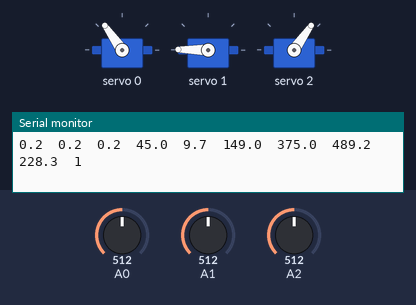
The sketch below on a simulated Arduino Uno, built with avr-gcc and run on an emulated ATmega328P. On the bench: 3 × servo, the last lines printed to the serial monitor. The test bench sets the inputs (shaded band); at power-on: A0 = 512, A2 = 512, A1 = 512.

Above: at 1.2 s.
1.3 s: A0 set to 122
At 2.4 s:
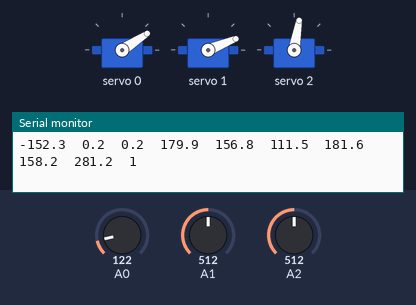
2.8 s: A2 set to 529
At 3.5 s:
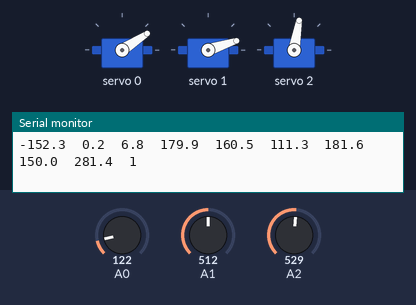
4.3 s: A1 set to 533
At 5.8 s:
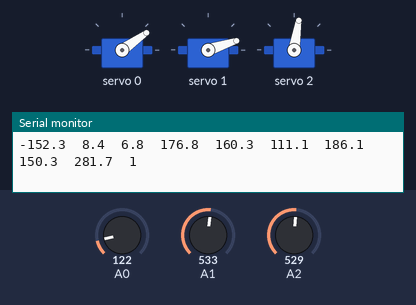
7.3 s: A1 set to 754
At 7.9 s:
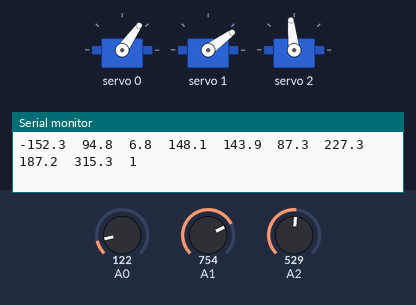
8.8 s: A1 set to 779
At 10.0 s:
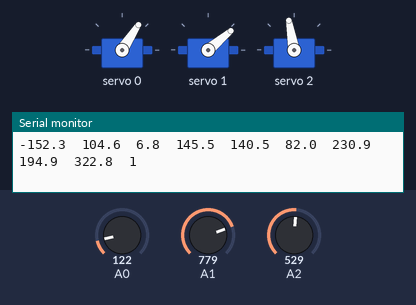
10.3 s: A0 set to 0
At 11.4 s:
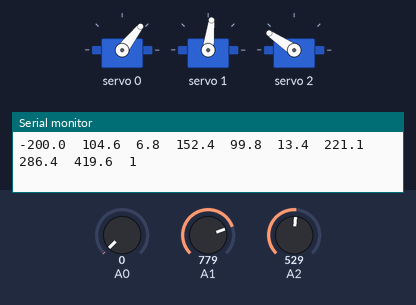
Timing chart, 0 to 12.8 s (numbered marks = the images above; inputs shaded):
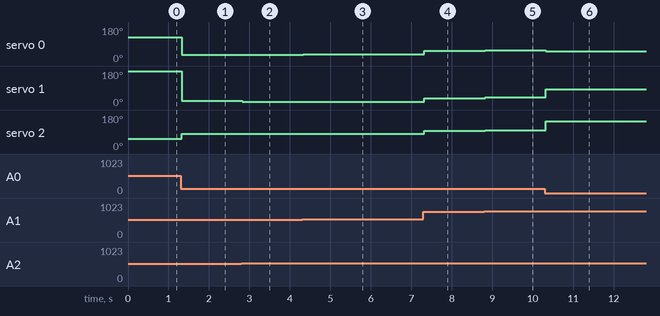

The sketch:

Servo_Calib_THREE_25KG_POT_IK_WORKING.ino
```cpp
#include <Wire.h>
#include <Adafruit_PWMServoDriver.h>

Adafruit_PWMServoDriver pca(0x40);

// ===== Pots for XYZ =====
#define POT_X A0
#define POT_Y A1
#define POT_Z A2

// ===== PCA channels: joint1/2/3 =====
struct ServoCal {
  uint8_t ch;
  float centerPulse;       // ticks at true mechanical 90°
  float pulsesPerDegree;   // ticks/deg
  float pulseMin;
  float pulseMax;
  bool reversed;
};

// You said all seem reversed -> set all true here
ServoCal hip   = {0, 310.5f, 1.433f, 150.0f, 650.0f, true};
ServoCal knee  = {1, 308.5f, 2.25f,  150.0f, 650.0f, true};
ServoCal ankle = {2, 311.5f, 1.41f,  150.0f, 650.0f, true};

// ===== IK geometry (mm) =====
const float A = 76.0f;   // link A
const float B = 99.0f;   // link B
const float L = 52.0f;   // hip offset

// ---------- helpers ----------
static inline float clampf(float v, float lo, float hi) {
  if (v < lo) return lo;
  if (v > hi) return hi;
  return v;
}

static inline float acosSafe(float x) {
  return acosf(clampf(x, -1.0f, 1.0f));
}

static inline float potToSigned100(uint8_t pin) {
  int raw = analogRead(pin);              // 0..1023
  // map to [-100, +100] as float with max resolution
  return (raw * (400.0f / 1023.0f)) - 200.0f;
}

static inline float angleToPulseFloat(const ServoCal& s, float angleDeg) {
  angleDeg = clampf(angleDeg, 0.0f, 180.0f);
  float delta = angleDeg - 90.0f;
  float pulse = s.centerPulse + (s.reversed ? -delta : +delta) * s.pulsesPerDegree;
  return clampf(pulse, s.pulseMin, s.pulseMax);
}

static inline uint16_t pulseToTicks(float pulse) {
  // PCA9685 expects integer tick counts; round-to-nearest
  return (uint16_t)(pulse + 0.5f);
}

// Returns true if reachable-ish; still provides clamped solution either way
bool legIK(float x, float y, float z, float &theta1Deg, float &theta2Deg, float &theta3Deg) {
  // Hip yaw
  float R = sqrtf(x * x + y * y);
  float theta1 = atan2f(y, x); // radians

  // Offset then planar solve in (D, -z)
  float D = R - L;
  float down = -z;             // with z up, negative z means down; down becomes positive
  float C = sqrtf(D * D + down * down);

  // Reachability checks for a 2-link arm
  const float Cmax = A + B;
  const float Cmin = fabsf(A - B);
  bool reachable = (C >= Cmin && C <= Cmax);

  // Clamp C slightly into [Cmin, Cmax] to avoid NaNs and keep motion stable
  float Cc = clampf(C, Cmin, Cmax);

  float g = atan2f(D, down);   // radians (matches your atan2(D, -z))

  // Law of cosines
  float b = acosSafe((A*A + Cc*Cc - B*B) / (2.0f * A * Cc));  // radians
  float h = acosSafe((A*A + B*B - Cc*Cc) / (2.0f * A * B));   // radians

  float theta2 = b + g;        // radians
  float theta3 = (float)M_PI - h; // radians; equivalent to 180 - h(deg)

  theta1Deg = theta1 * 180.0f / PI;
  theta2Deg = theta2 * 180.0f / PI;
  theta3Deg = theta3 * 180.0f / PI;

  // Optional: constrain to servo range expectations
  theta1Deg = clampf(theta1Deg, 0.0f, 180.0f);
  theta2Deg = clampf(theta2Deg, 0.0f, 180.0f);
  theta3Deg = clampf(theta3Deg, 0.0f, 180.0f);

  return reachable;
}

void setup() {
  Serial.begin(115200);
  Wire.begin();

  pca.begin();
  pca.setPWMFreq(50);

  // Serial Plotter header (safe if ignored)
  Serial.println("x\ty\tz\tt1\tt2\tt3\tp1\tp2\tp3\treach");
}

void loop() {
  // Pots -> XYZ in [-100, +100]
  float x = potToSigned100(POT_X);
  float y = potToSigned100(POT_Y);
  float z = potToSigned100(POT_Z);

  // IK -> angles
  float t1, t2, t3;
  bool reach = legIK(x, y, z, t1, t2, t3);

  // Angles -> pulses
  float p1 = angleToPulseFloat(hip,   t1);
  float p2 = angleToPulseFloat(knee,  t2);
  float p3 = angleToPulseFloat(ankle, t3);

  // Drive servos (int ticks at the last step)
  pca.setPWM(hip.ch,   0, pulseToTicks(p1));
  pca.setPWM(knee.ch,  0, pulseToTicks(p2));
  pca.setPWM(ankle.ch, 0, pulseToTicks(p3));

  // Plotter-friendly output: tab-separated numbers
  Serial.print(x, 1);   Serial.print('\t');
  Serial.print(y, 1);   Serial.print('\t');
  Serial.print(z, 1);   Serial.print('\t');
  Serial.print(t1, 1);  Serial.print('\t');
  Serial.print(t2, 1);  Serial.print('\t');
  Serial.print(t3, 1);  Serial.print('\t');
  Serial.print(p1, 1);  Serial.print('\t');
  Serial.print(p2, 1);  Serial.print('\t');
  Serial.print(p3, 1);  Serial.print('\t');
  Serial.println(reach ? 1 : 0);

  delay(20); // ~50Hz update for plotter
}
```

Measured:
- after the input at 1.3 s, servo 0: 125° → 33° at once; servo 1: 179° → 22° at once; servo 2: 55° → 80° at once
- after the input at 2.8 s, servo 1: 22° → 18° at once
- after the input at 4.3 s, servo 0: 33° → 35° at once; servo 2: 80° → 81° at once
- after the input at 7.3 s, servo 0: 35° → 55° at once; servo 1: 18° → 36° at once; servo 2: 81° → 96° at once
- after the input at 8.8 s, servo 0: 55° → 57° at once; servo 1: 36° → 40° at once; servo 2: 96° → 100° at once
- after the input at 10.3 s, servo 0: 57° → 52° at once; servo 1: 40° → 83° at once; servo 2: 100° → 146° at once
